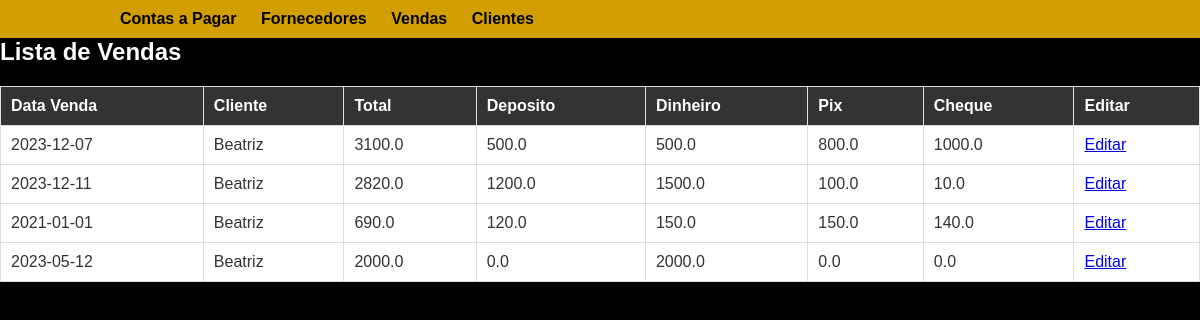
/vendas, run on the app's committed database.
### models/__init__.py (models this page shows, shortened)
class Vendas(db.Model):
    id_venda = db.Column(db.Integer, primary_key=True)
    data_venda = db.Column(db.Date, nullable=False)
    dinheiro_venda = db.Column(db.Float, nullable=True)
    deposito_venda = db.Column(db.Float, nullable=True)
    cartao_venda = db.Column(db.Float, nullable=True)
    cheques_venda = db.Column(db.Float, nullable=True)
    pix_venda = db.Column(db.Float, nullable=True)
    tipo_venda = db.Column(db.String(20), nullable=True)
    total_venda = db.Column(db.Float, nullable=False)
    cliente_id = db.Column(db.Integer, db.ForeignKey(
        'clientes.id_cliente'), nullable=False)
    cliente = db.relationship(
        'Clientes', backref=db.backref('vendas', lazy=True))

class Clientes(db.Model):
    id_cliente = db.Column(db.Integer, primary_key=True)
    nome_cliente = db.Column(db.String(100), nullable=False)
    telefone_cliente = db.Column(db.String(20), nullable=True)
    tipo_cliente = db.Column(db.String(20), nullable=False)

### routes/vendas.py (the view)
@vendas_bp.route('/vendas', methods=['GET', 'POST'])
def listar_vendas():
    vendas = db.session.query(Vendas, Clientes).join(
        Clientes, onclause=Vendas.cliente_id == Clientes.id_cliente).all()
    lista_vendas = []
    for venda, cliente in vendas:
        lista_vendas.append({
            'id_venda': venda.id_venda,
            'data_venda': venda.data_venda,
            'dinheiro_venda': venda.dinheiro_venda,
            'deposito_venda': venda.deposito_venda,
            'cartao_venda': venda.cartao_venda,
            'cheques_venda': venda.cheques_venda,
            'pix_venda': venda.pix_venda,
            'tipo_venda': venda.tipo_venda,
            'total_venda': venda.total_venda,
            'nome_cliente': cliente.nome_cliente
        })
    return render_template('vendas/vendas.html', vendas=lista_vendas)

### templates/vendas/vendas.html
{% extends 'layout.html' %}
{% block content %}
    <h2>Lista de Vendas</h2>
    <table class="table">
        <thead>
            <tr>
                <th>Data Venda</th>
                <th>Cliente</th>
                <th>Total</th>
                <th>Deposito</th>
                <th>Dinheiro</th>
                <th>Pix</th>
                <th>Cheque</th>
                <th>Editar</th>
            </tr>
        </thead>
        <tbody>
            {% for venda in vendas %}
                <tr>
                    <td>{{ venda['data_venda'] }}</td>
                    <td>{{ venda['nome_cliente'] }}</td>
                    <td>{{ venda['total_venda'] }}</td>
                    <td>{{ venda['deposito_venda'] }}</td>
                    <td>{{ venda['dinheiro_venda'] }}</td>
                    <td>{{ venda['pix_venda'] }}</td>
                    <td>{{ venda['cheques_venda'] }}</td>
                    <td>
                        <a href="{{ url_for('vendas.editar_venda', id=venda.id_venda) }}">Editar</a>
                    </td>
                </tr>
            {% endfor %}
        </tbody>
    </table>
{% endblock %}

### static/css/style.css (style rules this page uses)
body, h1, h2, h3, p, ul, li { margin: 0; padding: 0; }
body { font-family: Arial, sans-serif; background-color: #000; color: #fff; margin: 0; padding: 0; }
.table { width: 100%; border-collapse: collapse; margin-top: 20px; font-family: 'Arial', sans-serif; }
.table th, .table td { border: 1px solid #ddd; padding: 10px; text-align: left; font-family: 'Arial', sans-serif; }
.table th { background-color: #333; color: #fff; }
.table td { background-color: #fff; color: #333; }

### data on the page
Vendas: data_venda "2023-12-07", nome_cliente "Beatriz", total_venda "3100.0", deposito_venda "500.0", dinheiro_venda "500.0", pix_venda "800.0", cheques_venda "1000.0"
Vendas: data_venda "2023-12-11", total_venda "2820.0", deposito_venda "1200.0", dinheiro_venda "1500.0", pix_venda "100.0", cheques_venda "10.0"
Clientes: nome_cliente "Beatriz" "Beatriz" "Beatriz"
Vendas: data_venda "2021-01-01", total_venda "690.0", deposito_venda "120.0", dinheiro_venda "150.0", pix_venda "150.0", cheques_venda "140.0"
Vendas: data_venda "2023-05-12", total_venda "2000.0", deposito_venda "0.0", dinheiro_venda "2000.0", pix_venda "0.0", cheques_venda "0.0"
